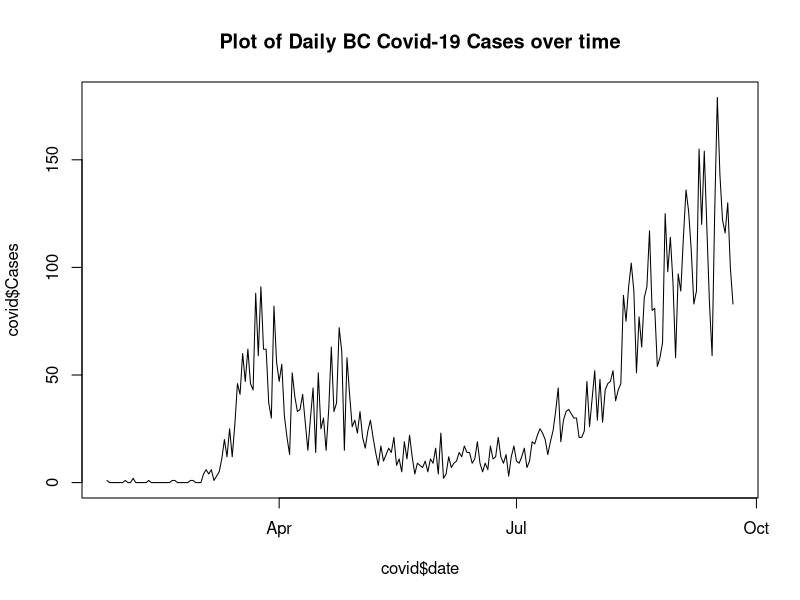
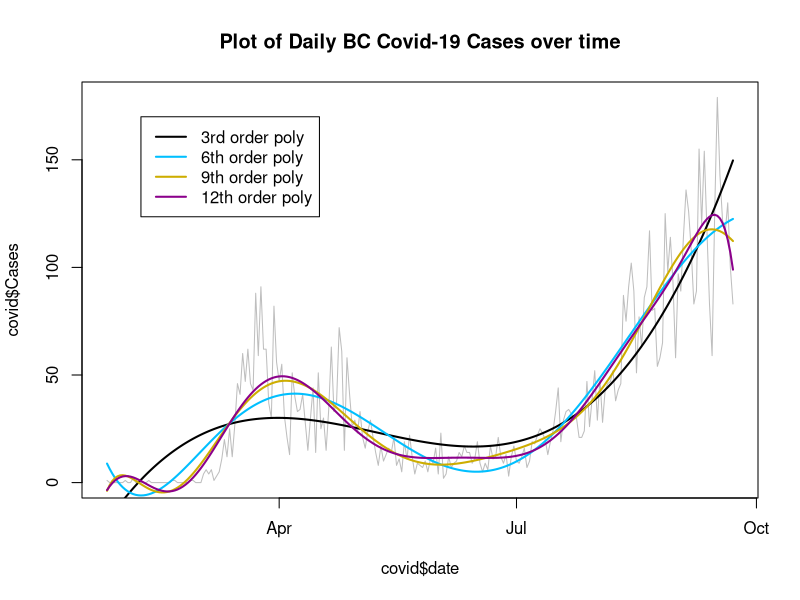
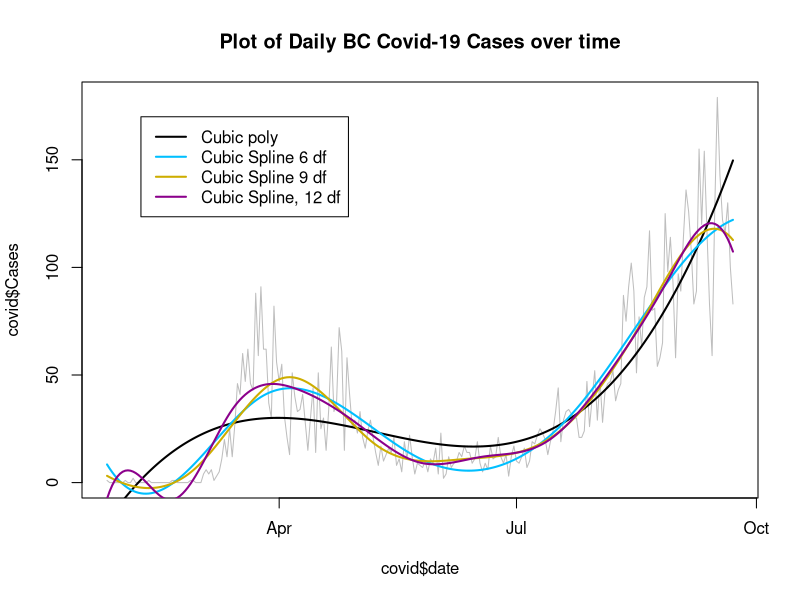
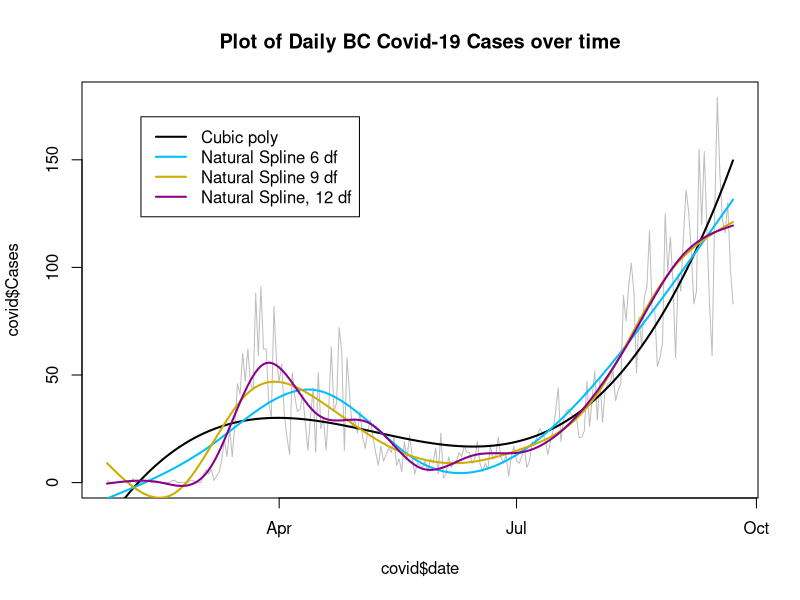
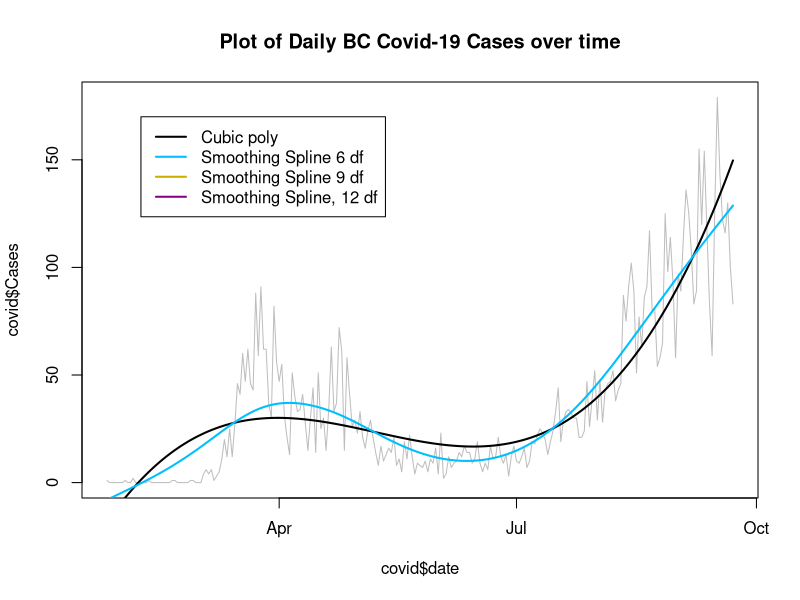

The R source for these figures, in order:
# Fitting various splines to Covid-19 data

covid <- read.csv("Covid-BC-2020-09-22.csv", header = TRUE)
covid$date <- as.Date(covid$Date, "%Y-%m-%d")
head(covid)
summary(covid)

# Plot of data
plot(x = covid$date, y = covid$Cases, 
     type = "l", main = "Plot of Daily BC Covid-19 Cases over time")

##################################################################
# Plot with added polynomials
plot(
  x = covid$date, y = covid$Cases, type = "l", col = "gray",
  main = "Plot of Daily BC Covid-19 Cases over time"
)

# Adding legend to the plot.  Note that "as.numeric(covid$date)"
#   shows that dates are represented numerically by numbers
#   ranging from 18287 to 18527, so putting legend corner at 18300
legend(
  x = 18300, y = 170,
  legend = c("3rd order poly", "6th order poly",
             "9th order poly", "12th order poly"), lty = "solid",
  col = colors()[c(24, 121, 145, 84)], lwd = 2
)

# Add cubic polynomial to plot (3 df model)
poly3 <- lm(data = covid, Cases ~ poly(x = date, degree = 3))
summary(poly3)
lines(x = covid$date, y = predict(poly3, newdata = covid), col = colors()[24], lwd = 2)
# Add 6th order polynomial to plot (3 df model)
poly6 <- lm(data = covid, Cases ~ poly(x = date, degree = 6))
# summary(poly6)
lines(x = covid$date, y = predict(poly6, newdata = covid), col = colors()[121], lwd = 2)
# Add 9th polynomial to plot (9 df model)
poly9 <- lm(data = covid, Cases ~ poly(x = date, degree = 9))
# summary(poly9)
lines(x = covid$date, y = predict(poly9, newdata = covid), col = colors()[145], lwd = 2)
# Add 12th polynomial to plot (9 df model)
poly12 <- lm(data = covid, Cases ~ poly(x = date, degree = 12))
# summary(poly12)
lines(x = covid$date, y = predict(poly12, newdata = covid), col = colors()[84], lwd = 2)

###################################################################
# Now use splines.  Will try three different cubic splines:
#   6df (3 knots), 9df (6 knots), 12df (9 knots)
# First preparing a new plot

plot(
  x = covid$date, y = covid$Cases, type = "l", col = "gray",
  main = "Plot of Daily BC Covid-19 Cases over time"
)
legend(
  x = 18300, y = 170, legend = c(
    "Cubic poly", "Cubic Spline 6 df",
    "Cubic Spline 9 df", "Cubic Spline, 12 df"
  ),
  lty = "solid", col = colors()[c(24, 121, 145, 84)], lwd = 2
)
lines(x = covid$date, y = predict(poly3, newdata = covid), 
      col = colors()[24], lwd = 2)

# Now start fitting splines.
library(splines)
# Cubic regression spline using bs() to create the basis functions
# 6 DF spline
head(bs(covid$date, df = 6))
cub.spl.6 <- lm(data = covid, Cases ~ bs(date, df = 6))
summary(cub.spl.6) # Doesn't mean much
lines(x = covid$date, y = predict(cub.spl.6, newdata = covid), 
      col = colors()[121], lwd = 2)

# 9 DF spline
# head(bs(covid$date,df=9))
cub.spl.9 <- lm(data = covid, Cases ~ bs(date, df = 9))
# summary(cub.spl.9) #Doesn't mean much
lines(x = covid$date, y = predict(cub.spl.9, newdata = covid),
      col = colors()[145], lwd = 2)

# 12 DF spline
# head(bs(covid$date,df=12))
cub.spl.12 <- lm(data = covid, Cases ~ bs(date, df = 12))
# summary(cub.spl.12) #Doesn't mean much
lines(x = covid$date, y = predict(cub.spl.12, newdata = covid), col = colors()[84], lwd = 2)


####################################################################
# Repeat using natural splines
#   6df (3 knots), 9df (6 knots), 12df (9 knots)
# First preparing a new plot

plot(
  x = covid$date, y = covid$Cases, type = "l", col = "gray",
  main = "Plot of Daily BC Covid-19 Cases over time"
)
legend(
  x = 18300, y = 170, legend = c(
    "Cubic poly", "Natural Spline 6 df",
    "Natural Spline 9 df", "Natural Spline, 12 df"
  ),
  lty = "solid", col = colors()[c(24, 121, 145, 84)], lwd = 2
)
lines(x = covid$date, y = predict(poly3, newdata = covid), col = colors()[24], lwd = 2)

# NATURAL spline using ns() to create the basis functions
# 6 DF spline
head(ns(covid$date, df = 6))
nat.spl.6 <- lm(data = covid, Cases ~ ns(date, df = 6))
summary(nat.spl.6) # Doesn't mean much
lines(x = covid$date, y = predict(nat.spl.6, newdata = covid), col = colors()[121], lwd = 2)

# 9 DF spline
# head(ns(covid$date,df=9))
nat.spl.9 <- lm(data = covid, Cases ~ ns(date, df = 9))
# summary(nat.spl.9) #Doesn't mean much
lines(x = covid$date, y = predict(nat.spl.9, newdata = covid), col = colors()[145], lwd = 2)

# 12 DF spline
# head(ns(covid$date,df=12))
nat.spl.12 <- lm(data = covid, Cases ~ ns(date, df = 12))
# summary(nat.spl.12) #Doesn't mean much
lines(x = covid$date, y = predict(nat.spl.12, newdata = covid), col = colors()[84], lwd = 2)

#######################################################################
# Next try smoothing splines using the smooth.spline() function
#   Specify x and y and some other parameters to control the DF.
#   Default is to do GCV, but CV can be requested, too.


plot(
  x = covid$date, y = covid$Cases, type = "l", col = "gray",
  main = "Plot of Daily BC Covid-19 Cases over time"
)
legend(
  x = 18300, y = 170, legend = c(
    "Cubic poly", "Smoothing Spline 6 df",
    "Smoothing Spline 9 df", "Smoothing Spline, 12 df"
  ),
  lty = "solid", col = colors()[c(24, 121, 145, 84)], lwd = 2
)
lines(x = covid$date, y = predict(poly3, newdata = covid), 
      col = colors()[24], lwd = 2)
  

smooth_spline6 <- smooth.spline(x = covid$date, y = covid$Cases, df = 6)

lines(x = covid$date, y = predict(smooth_spline6, newdata = covid)$y,
      col = colors()[121], lwd = 2)

## repeat for the other degrees of freedom

